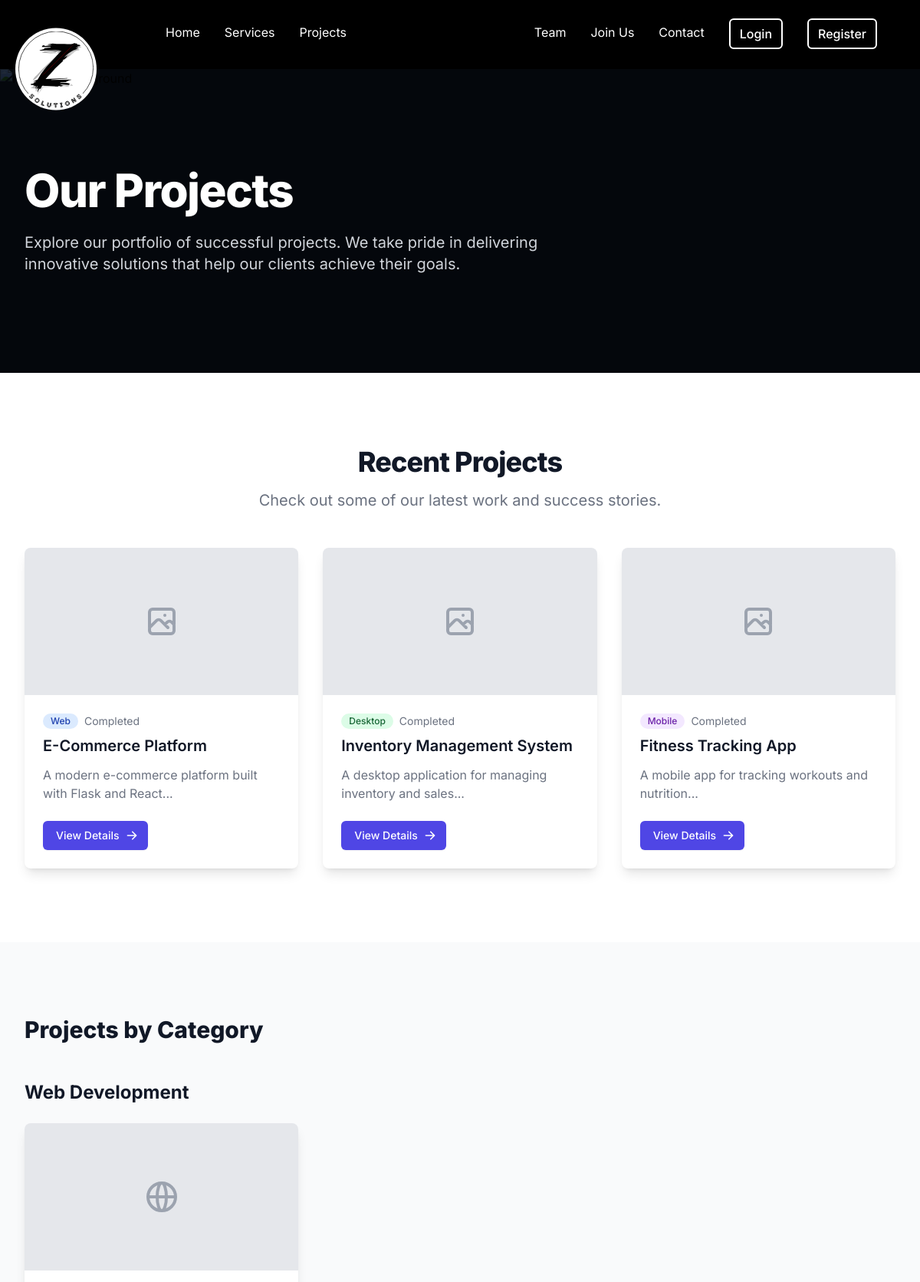
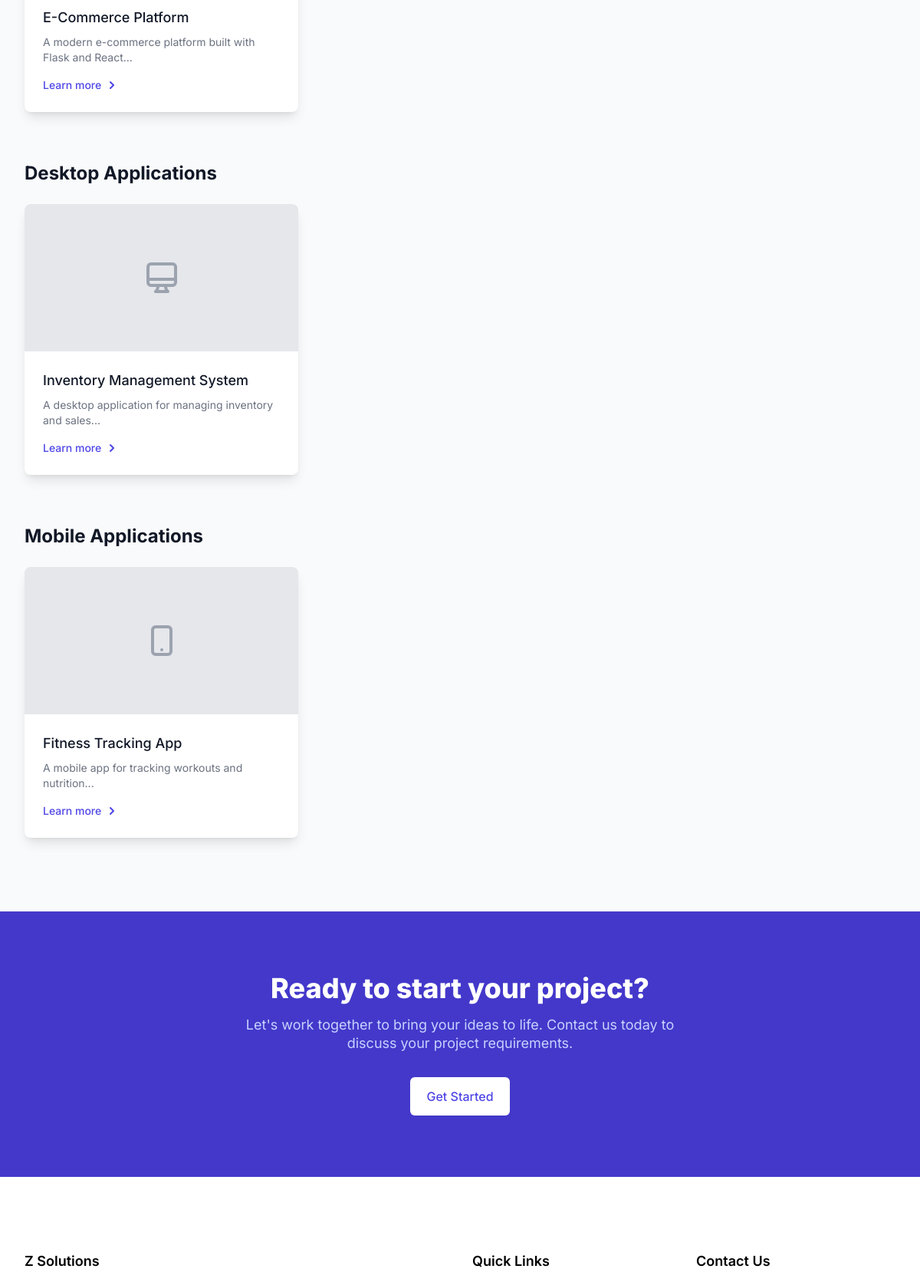
The app's page /projects (upper part) with its own data (2 pictures, top to bottom).
### app/models/project.py (models this page shows, shortened)
class Project(db.Model):
    id = db.Column(db.Integer, primary_key=True)
    title = db.Column(db.String(100), nullable=False)
    description = db.Column(db.Text, nullable=False)
    customer_id = db.Column(db.Integer, db.ForeignKey('customer_profile.id'), nullable=False)
    category = db.Column(db.String(50), nullable=False)
    status = db.Column(db.String(20), default='pending')  # pending, active, completed, cancelled
    budget_min = db.Column(db.Float)
    budget_max = db.Column(db.Float)
    start_date = db.Column(db.DateTime)
    end_date = db.Column(db.DateTime)
    created_at = db.Column(db.DateTime, default=datetime.utcnow)
    updated_at = db.Column(db.DateTime, default=datetime.utcnow, onupdate=datetime.utcnow)
    requirements = db.relationship('ProjectRequirement', backref='project', lazy='dynamic')
    milestones = db.relationship('ProjectMilestone', backref='project', lazy='dynamic')
    files = db.relationship('ProjectFile', backref='project', lazy='dynamic')

### app/routes/main.py (the view)
@main_bp.route('/projects')
def projects():
    recent_projects = Project.query.filter_by(status='completed')\
        .order_by(Project.end_date.desc())\
        .limit(6)\
        .all()
    web_projects = Project.query.filter_by(category='web', status='completed').limit(3).all()
    desktop_projects = Project.query.filter_by(category='desktop', status='completed').limit(3).all()
    mobile_projects = Project.query.filter_by(category='mobile', status='completed').limit(3).all()
    return render_template('main/projects.html',
                         title='Recent Projects',
                         recent_projects=recent_projects,
                         web_projects=web_projects,
                         desktop_projects=desktop_projects,
                         mobile_projects=mobile_projects)

### app/templates/main/projects.html (shortened to what this page needs)
{% extends "base.html" %}
{% block content %}
<div class="bg-white">
    <div class="relative bg-gray-800">
        <div class="absolute inset-0">
            <div class="absolute inset-0 bg-gray-800 mix-blend-multiply" aria-hidden="true"></div>
        </div>
        <div class="relative max-w-7xl mx-auto py-24 px-4 sm:py-32 sm:px-6 lg:px-8">
            <h1 class="text-4xl font-extrabold tracking-tight text-white sm:text-5xl lg:text-6xl">Our Projects</h1>
            <p class="mt-6 text-xl text-gray-300 max-w-3xl">
                Explore our portfolio of successful projects. We take pride in delivering innovative solutions that help our
                clients achieve their goals.
            </p>
        </div>
    </div>
    <div class="max-w-7xl mx-auto py-16 px-4 sm:py-24 sm:px-6 lg:px-8">
        <div class="text-center">
            <h2 class="text-3xl font-extrabold tracking-tight text-gray-900 sm:text-4xl">Recent Projects</h2>
            <p class="mt-3 max-w-2xl mx-auto text-xl text-gray-500 sm:mt-4">
                Check out some of our latest work and success stories.
            </p>
        </div>
        <div class="mt-12 grid gap-8 grid-cols-1 sm:grid-cols-2 lg:grid-cols-3">
            {% for project in recent_projects %}
            <div class="group relative bg-white rounded-lg shadow-lg overflow-hidden hover:shadow-xl transition-shadow duration-300">
                {% if project.thumbnail %}
                <div class="relative w-full h-48">
                    <img class="w-full h-full object-cover" src="{{ url_for('static', filename=project.thumbnail) }}"
                        alt="{{ project.title }}">
                </div>
                {% else %}
                <div class="relative w-full h-48 bg-gray-200 flex items-center justify-center">
                </div>
                {% endif %}
                <div class="p-6">
                    <div class="flex items-center space-x-2">
                        <span class="inline-flex items-center px-2.5 py-0.5 rounded-full text-xs font-medium
                            {% if project.category == 'web' %}
                                bg-blue-100 text-blue-800
                            {% elif project.category == 'desktop' %}
                                bg-green-100 text-green-800
                            {% else %}
                                bg-purple-100 text-purple-800
                            {% endif %}">
                            {{ project.category|title }}
                        </span>
                        <span class="text-sm text-gray-500">
                            {{ project.end_date.strftime('%B %Y') if project.end_date else 'Completed' }}
                        </span>
                    </div>
                    <div class="block mt-2">
                        <p class="text-xl font-semibold text-gray-900">{{ project.title }}</p>
                        <p class="mt-3 text-base text-gray-500">{{ project.description[:150] }}...</p>
                    </div>
                    <div class="mt-6">
                        <a href="{{ url_for('main.project_detail', project_id=project.id) }}"
                            class="inline-flex items-center px-4 py-2 border border-transparent text-sm font-medium rounded-md shadow-sm text-white bg-indigo-600 hover:bg-indigo-700">
                            View Details
                            <svg class="ml-2 -mr-1 h-4 w-4" xmlns="http://www.w3.org/2000/svg" viewBox="0 0 20 20"
                                fill="currentColor">
                                <path fill-rule="evenodd"
                                    d="M10.293 3.293a1 1 0 011.414 0l6 6a1 1 0 010 1.414l-6 6a1 1 0 01-1.414-1.414L14.586 11H3a1 1 0 110-2h11.586l-4.293-4.293a1 1 0 010-1.414z"
                                    clip-rule="evenodd" />
                            </svg>
                        </a>
                    </div>
                </div>
            </div>
            {% endfor %}
        </div>
    </div>
    <div class="bg-gray-50">
        <div class="max-w-7xl mx-auto py-16 px-4 sm:py-24 sm:px-6 lg:px-8">
            <h2 class="text-3xl font-extrabold text-gray-900">Projects by Category</h2>
            {% if web_projects %}
            <div class="mt-12">
                <h3 class="text-2xl font-bold text-gray-900">Web Development</h3>
                <div class="mt-6 grid gap-8 grid-cols-1 sm:grid-cols-2 lg:grid-cols-3">
                    {% for project in web_projects %}
                    <div class="group relative bg-white rounded-lg shadow-lg overflow-hidden">
                        <div class="relative w-full h-48 bg-gray-200">
                            {% if project.thumbnail %}
                            <img class="w-full h-full object-cover" src="{{ url_for('static', filename=project.thumbnail) }}"
                                alt="{{ project.title }}">
                            {% else %}
                            <div class="absolute inset-0 flex items-center justify-center">
                            </div>
                            {% endif %}
                        </div>
                        <div class="p-6">
                            <h4 class="text-lg font-medium text-gray-900">{{ project.title }}</h4>
                            <p class="mt-2 text-sm text-gray-500">{{ project.description[:100] }}...</p>
                            <a href="{{ url_for('main.project_detail', project_id=project.id) }}"
                                class="mt-4 inline-flex items-center text-sm font-medium text-indigo-600 hover:text-indigo-500">
                                Learn more
                                <svg class="ml-1 h-5 w-5" xmlns="http://www.w3.org/2000/svg" viewBox="0 0 20 20"
                                    fill="currentColor">
                                    <path fill-rule="evenodd"
                                        d="M7.293 14.707a1 1 0 010-1.414L10.586 10 7.293 6.707a1 1 0 011.414-1.414l4 4a1 1 0 010 1.414l-4 4a1 1 0 01-1.414 0z"
                                        clip-rule="evenodd" />
                                </svg>
                            </a>
                        </div>
                    </div>
                    {% endfor %}
                </div>
            </div>
            {% endif %}
            {% if desktop_projects %}
            <div class="mt-16">
                <h3 class="text-2xl font-bold text-gray-900">Desktop Applications</h3>
                <div class="mt-6 grid gap-8 grid-cols-1 sm:grid-cols-2 lg:grid-cols-3">
                    {% for project in desktop_projects %}
                    <div class="group relative bg-white rounded-lg shadow-lg overflow-hidden">
                        <div class="relative w-full h-48 bg-gray-200">
                            {% if project.thumbnail %}
                            <img class="w-full h-full object-cover" src="{{ url_for('static', filename=project.thumbnail) }}"
                                alt="{{ project.title }}">
                            {% else %}
                            <div class="absolute inset-0 flex items-center justify-center">
                                <svg class="h-12 w-12 text-gray-400" xmlns="http://www.w3.org/2000/svg" fill="none"
                                    viewBox="0 0 24 24" stroke="currentColor">
                                    <path stroke-linecap="round" stroke-linejoin="round" stroke-width="2"
                                        d="M9.75 17L9 20l-1 1h8l-1-1-.75-3M3 13h18M5 17h14a2 2 0 002-2V5a2 2 0 00-2-2H5a2 2 0 00-2 2v10a2 2 0 002 2z" />
                                </svg>
                            </div>
                            {% endif %}
                        </div>
                        <div class="p-6">
                            <h4 class="text-lg font-medium text-gray-900">{{ project.title }}</h4>
                            <p class="mt-2 text-sm text-gray-500">{{ project.description[:100] }}...</p>
                            <a href="{{ url_for('main.project_detail', project_id=project.id) }}"
                                class="mt-4 inline-flex items-center text-sm font-medium text-indigo-600 hover:text-indigo-500">
                                Learn more
                                <svg class="ml-1 h-5 w-5" xmlns="http://www.w3.org/2000/svg" viewBox="0 0 20 20"
                                    fill="currentColor">
                                    <path fill-rule="evenodd"
                                        d="M7.293 14.707a1 1 0 010-1.414L10.586 10 7.293 6.707a1 1 0 011.414-1.414l4 4a1 1 0 010 1.414l-4 4a1 1 0 01-1.414 0z"
                                        clip-rule="evenodd" />
                                </svg>
                            </a>
                        </div>
                    </div>
                    {% endfor %}
                </div>
            </div>
            {% endif %}
            {% if mobile_projects %}
            <div class="mt-16">
                <h3 class="text-2xl font-bold text-gray-900">Mobile Applications</h3>
                <div class="mt-6 grid gap-8 grid-cols-1 sm:grid-cols-2 lg:grid-cols-3">
                    {% for project in mobile_projects %}
                    <div class="group relative bg-white rounded-lg shadow-lg overflow-hidden">
                        <div class="relative w-full h-48 bg-gray-200">
                            {% if project.thumbnail %}
                            <img class="w-full h-full object-cover" src="{{ url_for('static', filename=project.thumbnail) }}"
                                alt="{{ project.title }}">
                            {% else %}
                            <div class="absolute inset-0 flex items-center justify-center">
                                <svg class="h-12 w-12 text-gray-400" xmlns="http://www.w3.org/2000/svg" fill="none"
                                    viewBox="0 0 24 24" stroke="currentColor">
                                    <path stroke-linecap="round" stroke-linejoin="round" stroke-width="2"
                                        d="M12 18h.01M8 21h8a2 2 0 002-2V5a2 2 0 00-2-2H8a2 2 0 00-2 2v14a2 2 0 002 2z" />
                                </svg>
                            </div>
                            {% endif %}
                        </div>
                        <div class="p-6">
                            <h4 class="text-lg font-medium text-gray-900">{{ project.title }}</h4>
                            <p class="mt-2 text-sm text-gray-500">{{ project.description[:100] }}...</p>
                            <a href="{{ url_for('main.project_detail', project_id=project.id) }}"
                                class="mt-4 inline-flex items-center text-sm font-medium text-indigo-600 hover:text-indigo-500">
                                Learn more
                                <svg class="ml-1 h-5 w-5" xmlns="http://www.w3.org/2000/svg" viewBox="0 0 20 20"
                                    fill="currentColor">
                                    <path fill-rule="evenodd"
                                        d="M7.293 14.707a1 1 0 010-1.414L10.586 10 7.293 6.707a1 1 0 011.414-1.414l4 4a1 1 0 010 1.414l-4 4a1 1 0 01-1.414 0z"
                                        clip-rule="evenodd" />
                                </svg>
                            </a>
                        </div>
                    </div>
                    {% endfor %}
                </div>
            </div>
            {% endif %}
        </div>
    </div>
    <div class="bg-indigo-700">
        <div class="max-w-2xl mx-auto text-center py-16 px-4 sm:py-20 sm:px-6 lg:px-8">
            <h2 class="text-3xl font-extrabold text-white sm:text-4xl">
                <span class="block">Ready to start your project?</span>
            </h2>
            <p class="mt-4 text-lg leading-6 text-indigo-200">
                Let's work together to bring your ideas to life. Contact us today to discuss your project requirements.
            </p>
            <a href="{{ url_for('main.contact') }}"
                class="mt-8 w-full inline-flex items-center justify-center px-5 py-3 border border-transparent text-base font-medium rounded-md text-indigo-600 bg-white hover:bg-indigo-50 sm:w-auto">
                Get Started
            </a>
        </div>
    </div>
</div>
{% endblock %}

### app/static/css/main.css (style rules this page uses)
:root { --color-primary: #111111; --color-secondary: #f5f5f5; --color-accent: #930000; --color-text: #000000; --color-text-light: #333333; --color-border: #333333; --spacing-xs: 0.25rem; --spacing-sm: 0.5rem; --spacing-md: 1rem; --spacing-lg: 2rem; --spacing-xl: 4rem; --transition-fast: 150ms ease-in-out; --transition-normal: 300ms ease-in-out; }
body { font-family: 'Inter', sans-serif; color: var(--color-text); line-height: 1.6; background-color: #ffffff; position: relative; margin: 0; padding: 0; }

### app/static/css/menu.css (style rules this page uses)
body { background-color: white !important; margin: 0; padding: 0; }

### records on screen
Project: category "Web", end_date "Completed", title "E-Commerce Platform", description "A modern e-commerce platform built with Flask and React"
Project: category "Desktop", end_date "Completed", title "Inventory Management System", description "A desktop application for managing inventory and sales"
Project: category "Mobile", end_date "Completed", title "Fitness Tracking App", description "A mobile app for tracking workouts and nutrition"
